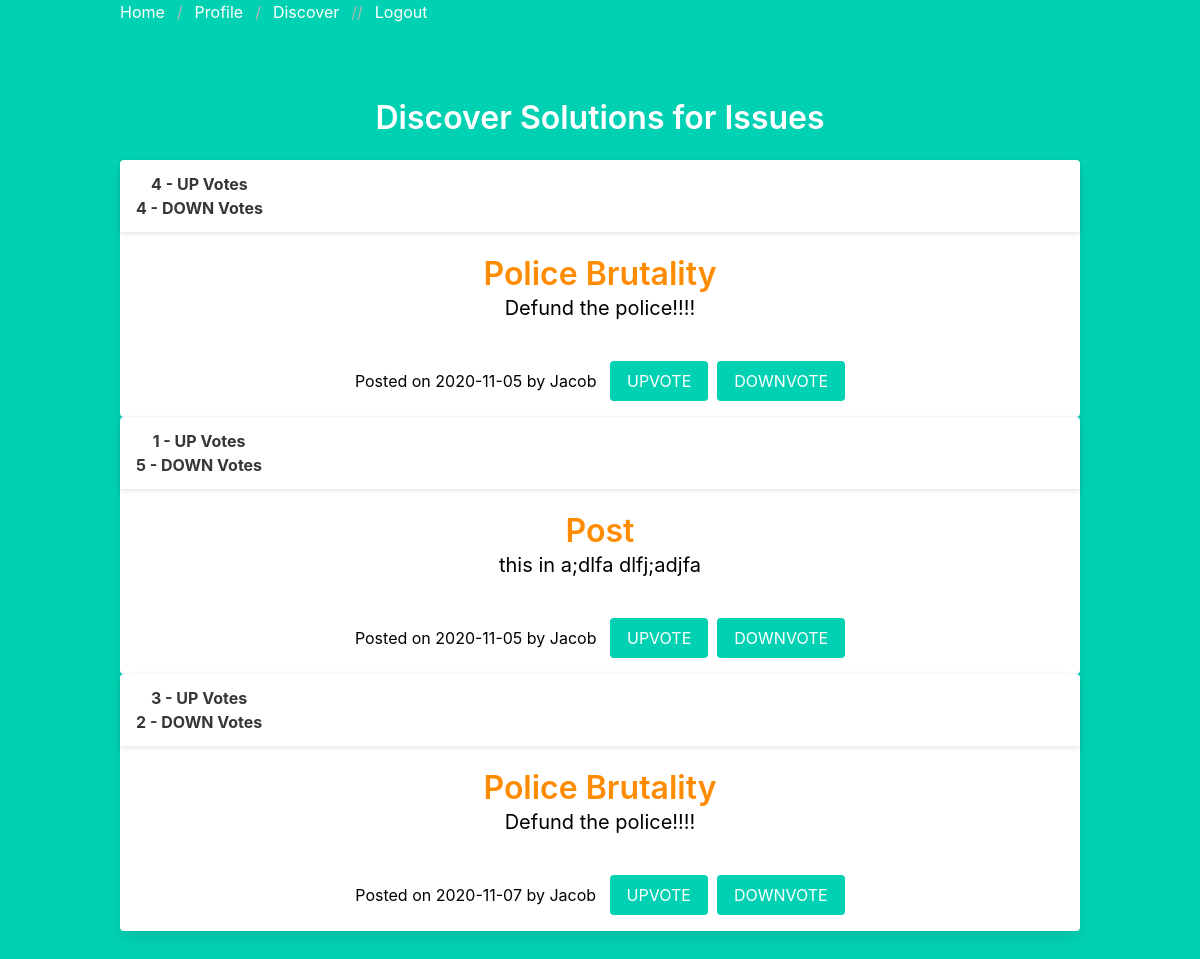
Page /discover (signed in) on the committed database.
### models.py (models this page shows, shortened)
class Post(db.Model):
	__tablename__ = 'post'
	__table_args__ = {'extend_existing': True}
	id = db.Column(db.Integer, primary_key=True)
	title = db.Column(db.String(100), nullable=False)
	body = db.Column(db.Text, nullable=False)
	author = db.Column(db.String(100), nullable=False)
	user_id = db.Column(db.Integer, db.ForeignKey('user.id'), nullable=False)
	create_dttm = db.Column(db.DateTime, default= datetime.utcnow)

### main.py (the view)
@main.route('/discover')
@login_required
def discover():
	all_posts = Post.query.all()
	return render_template('discover.html', all_posts = all_posts, Likes = Likes, Dislikes = Dislikes)

### __init__.py (called while the page is built)
def create_app():
    app = Flask(__name__)
    db_path = os.path.join(os.path.dirname(__file__), 'db.sqlite')
    db_uri = 'sqlite:///{}'.format(db_path)
    app.config['SQLALCHEMY_DATABASE_URI'] = db_uri
    app.config['SQLALCHEMY_TRACK_MODIFICATIONS'] = False
    app.config['SECRET_KEY'] = 'secret-key-goes-here'
    db.init_app(app)
    migrate.init_app(app, db)
    login_manager = LoginManager()
    login_manager.login_view = 'auth.login'
    login_manager.init_app(app)
    from .models import User
    @login_manager.user_loader
    def load_user(user_id):
        return User.query.get(int(user_id))
    from .auth import auth as auth_blueprint
    app.register_blueprint(auth_blueprint)
    from .main import main as main_blueprint
    app.register_blueprint(main_blueprint)
    return app

### templates/discover.html (shortened to what this page needs)
{% extends "base.html" %}
{% block content %}
<h1 class="title">
  Discover Solutions for Issues
</h1>
{% if current_user.is_authenticated %}
{% for post in all_posts %}
<div class='container'>
    <div class='card'>
      <header class="card-header">
        <p class="card-header-title">
          {{ Likes.query.filter_by(post_id=post.id).count() }} - UP Votes <br>
          {{ Dislikes.query.filter_by(post_id=post.id).count() }} - DOWN Votes
        </p>
      </header>
      <div class='card-content'>
        <h1 class='title' style='color:darkorange'> {{ post.title }} </h1>
        <p class='subtitle' style='color:black'> {{ post.body }} </p>
      </div>
      <footer class='card-footer-item'>
        <span style='color:black'>
          Posted on {{ post.create_dttm.date() }} by {{ post.author }}  &nbsp;&nbsp;
        </span>
        <br>
        <form action="{{ url_for('main.like_post') }}", method="POST">
            <button class="button is-primary" type="submit">
                UPVOTE
            </button>
        </form>
        <br>&nbsp;&nbsp;<br>
        <form action="{{ url_for('main.dislike_post') }}", method="POST">
            <button class="button is-primary" type="submit" >
                DOWNVOTE
            </button>
        </form>
      </footer>
  </div>
  </div>
{% endfor %}
{% endif %}
{% endblock %}

### templates/base.html (shortened to what this page needs)
<!DOCTYPE html>
<html>
<head>
    <link rel="stylesheet" href="https://cdnjs.cloudflare.com/ajax/libs/bulma/0.7.2/css/bulma.min.css" />
</head>
<body>
    <section class="hero is-primary is-fullheight">
        <div class="hero-head">
            <nav class="navbar">
                <div class="container">
                    <div id="navbarMenuHeroA" class="breadcrumb is-centered" aria-label="breadcrumbs">
                        <div class="breadcrumb is-centered" aria-label="breadcrumbs">
                            <ul>
                                <li>
                                    <a href="{{ url_for('main.index') }}" class="navbar-item">
                                    Home
                                    </a>
                                </li>
                                <li>
                                    {% if current_user.is_authenticated %}
                                    <a href="{{ url_for('main.profile') }}" class="navbar-item">
                                        Profile
                                    </a>
                                {% endif %}
                                </li>
                                <li>
                                    {% if current_user.is_authenticated %}
                                    <a href="{{ url_for('main.discover') }}" class="navbar-item">
                                        Discover
                                    </a>
                                    {% endif %}
                                </li>
                                <li>
                                <li>
                                    {% if current_user.is_authenticated %}
                                    <a href="{{ url_for('auth.logout') }}" class="navbar-item">
                                        Logout
                                    </a>
                                    {% endif %}
                                </li>
                            </ul>
                        </div>
                    </div>
                </div>
            </nav>
        </div>
        <div class="hero-body">
            <div class="container has-text-centered">
               {% block content %}
               {% endblock %}
            </div>
        </div>
    </section>
</body>
</html>

### rows in the picture
Post: query.filter_by "4", title "Police Brutality", body "Defund the police!!!!", create_dttm "2020-11-05", author "Jacob"
Post: query.filter_by "1", query.filter_by "5", title "Post", body "this in a;dlfa dlfj;adjfa", create_dttm "2020-11-05", author "Jacob"
Post: query.filter_by "3", query.filter_by "2", title "Police Brutality", body "Defund the police!!!!", create_dttm "2020-11-07", author "Jacob"
